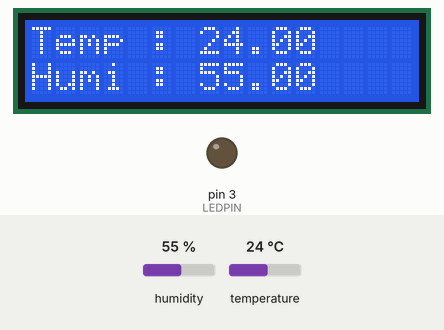
Bench run of a sketch on a simulated Arduino Uno, built with avr-gcc and run on an emulated ATmega328P. Shown: 16×2 character LCD, output pins drawn as LEDs (lit = HIGH). The inputs (shaded band) are chosen by the test bench; at power-on: temperature 24 °C, humidity 55 %. The audio player accepts every command and is not drawn; what the sketch prints to the serial monitor is not drawn.

Above: at 1.7 s.
1.8 s: temperature set to 27 °C
At 7.6 s:
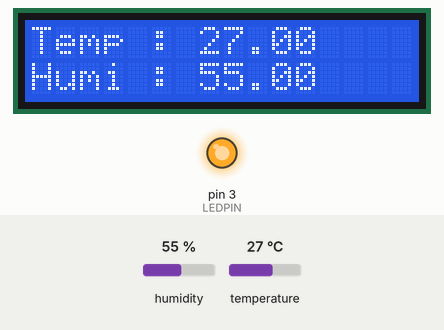
8.1 s: humidity set to 22 %
At 11.0 s:
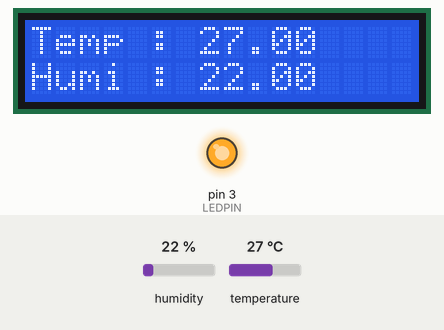
12.1 s: humidity set to 40 %
At 13.9 s:
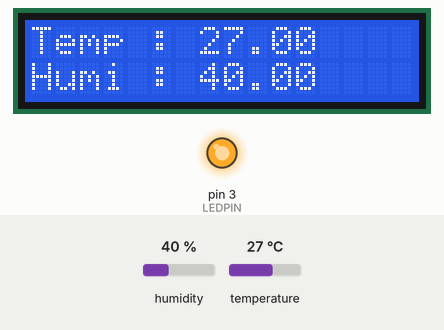
16.1 s: temperature set to 12 °C
At 19.6 s:
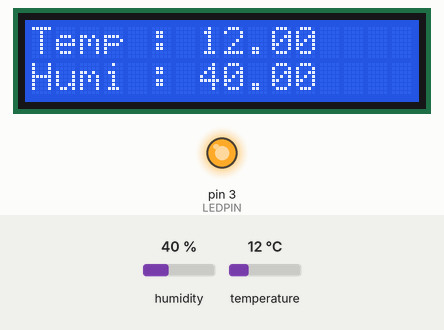
Timing chart, 0 to 23.4 s (numbered marks = the images above; inputs shaded):
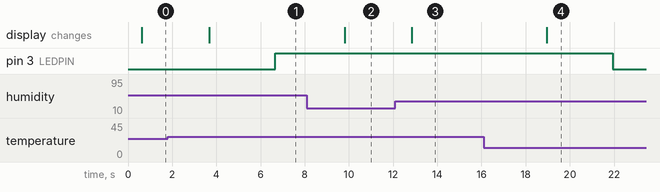

The sketch:

AirconAndMP3PlayerEx.ino
```cpp
#include <Adafruit_Sensor.h>
#include <DHT.h>
#include <LiquidCrystal_I2C.h>
#include <SoftwareSerial.h>
#include <DFRobotDFPlayerMini.h>


#define DHTPIN 2     //DATA Pin
#define DHTTYPE DHT11 //DHT11 라고 TYPE을 정의함

#define LEDPIN  3 //LED PIN
//알람 설정 온도
//26도
#define Temp_C  26.0

//dht 클랙서 생성 (Data Pin, Sensor Type)
DHT dht(DHTPIN, DHTTYPE);

LiquidCrystal_I2C lcd(0x27, 16, 2);
SoftwareSerial MP3Module(7,8);
DFRobotDFPlayerMini MP3Player;

int tries; // 에어컨이 동작한 횟수


void setup() {

  Serial.begin(9600); //모니터 프로그램을 위한 시리얼 시작
  pinMode(LEDPIN, OUTPUT); //LED PIN 출력으로 설정
  dht.begin(); //DHT11 시작
  lcd.init(); // lcd 초기화
  lcd.backlight(); // lcd가 켜졌다 꺼졌다 함
  MP3Module.begin(9600);
  if (!MP3Player.begin(MP3Module,false)) { // MP3 모듈을 초기화합니다. 초기화에 실패하면 오류를 발생시킵니다.
    Serial.println(F("Unable to begin:"));
    Serial.println(F("1.Please recheck the connection!"));
    Serial.println(F("2.Please insert the SD card!"));
    while (true);
  }
  MP3Player.volume(15); // 음성 볼륨의 크기는 15로 설정

}

void loop() {

float Temp = dht.readTemperature(); // dht11센서를 이용하여 온도 측정
float Humi = dht.readHumidity(); // dht11센서를 이용하여 습도 측정

Serial.print("Temperature : ");
Serial.println(Temp);
Serial.print("Humidity : ");
Serial.println(Humi); // 온도 및 습도를 시리얼 모니터를 통해 출력

  lcd.setCursor(0, 0);
  lcd.print("Temp : ");
  lcd.print(Temp);

  lcd.setCursor(0, 1);
  lcd.print("Humi : ");
  lcd.print(Humi); // lcd에 현재 온도 및 습도 기록(출력)

  delay(3000);

  Serial.println(tries);

  if(Temp >= Temp_C){
      //현재온도가 Temp_C 값 이상이면 LED(에어컨)가 켜진다.
      digitalWrite(LEDPIN, HIGH); //에어컨이 동작할 시 led 켜짐
      if(tries <1){ // 에어컨이 처음 켜진 것이라면
      MP3Player.play(1); // 1번 음악(동작 재생 음악)
      tries++;
      }
  } else if(Temp < Temp_C){
      //현재온도가 Temp_C 값 이상이면 LED(에어컨)가 켜진다.
      digitalWrite(LEDPIN, LOW); // 에어컨이 꺼질 시 led 꺼짐
      if(tries >=1){ // 에어컨이 켜진 상태(즉 1번 이상이라도 켜져 있다면)
      MP3Player.play(2); // 2번 음악 재생(동작 중지 음악)
      }
      tries = 0; // 다시 원래대로 꺼져 있는 상태로 되돌아옴
  }
}
```

Measured:
- the behaviour switches between 25 and 26 °C on temperature (found by bisection; images 0 and 1)
- after the input at 1.8 s, pin 3 (LEDPIN): LOW → HIGH after 4.9 s; the display: changes after 1.9 s (image 1)
- after the input at 8.1 s, the display: changes after 1.7 s (image 2)
- after the input at 12.1 s, the display: changes after 0.75 s (image 3)
- after the input at 16.1 s, pin 3 (LEDPIN): HIGH → LOW after 5.8 s; the display: changes after 2.8 s (image 4)
